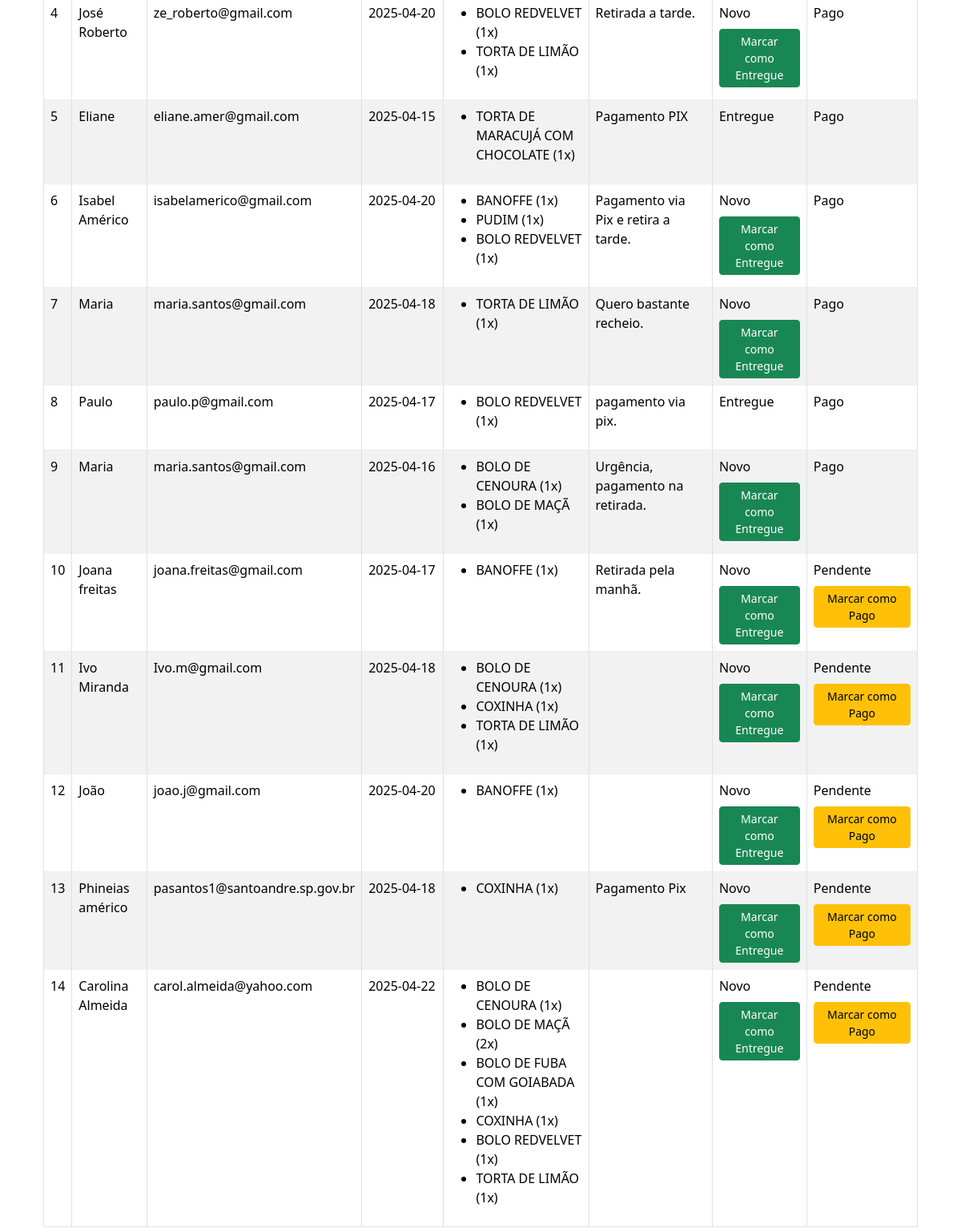
The page /admin/pedidos (middle part) on the database as committed earlier.
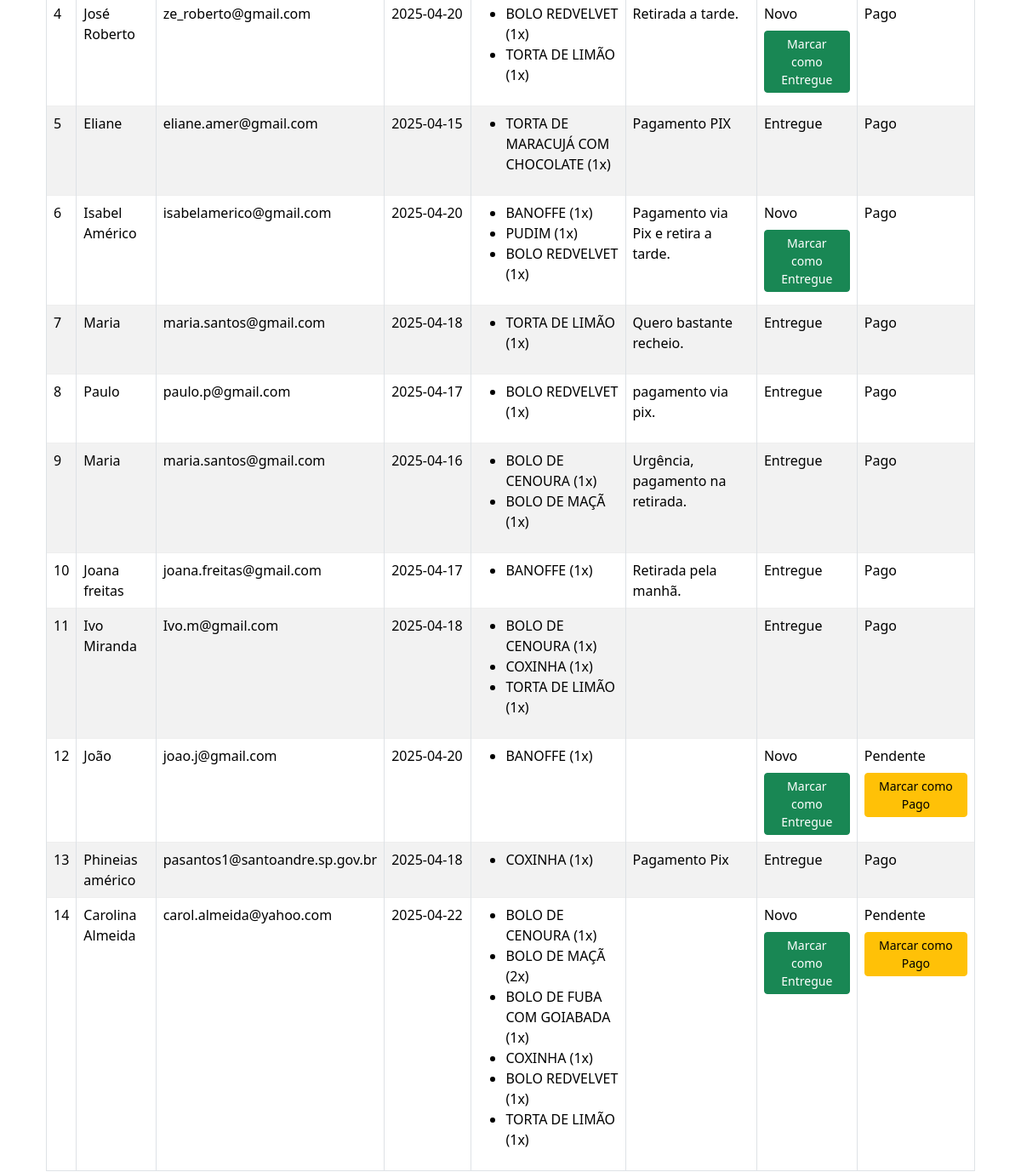
The same page on the database as committed later.
### tables this page shows
CREATE TABLE pedidos (
    id INTEGER PRIMARY KEY AUTOINCREMENT,
    nome TEXT,
    email TEXT,
    data_entrega TEXT,
    observacoes TEXT
, status TEXT DEFAULT 'Novo', pagamento TEXT DEFAULT 'Pendente');

CREATE TABLE itens_pedido (
    id INTEGER PRIMARY KEY AUTOINCREMENT,
    pedido_id INTEGER,
    produto TEXT,
    quantidade INTEGER,
    FOREIGN KEY (pedido_id) REFERENCES pedidos(id)
);

### app.py (the view)
@app.route('/admin/pedidos')
def admin_pedidos():
    filtro = request.args.get('filtro')  # Captura filtro da URL
    conn = get_db_connection()
    query = 'SELECT * FROM pedidos'
    params = ()
    if filtro == 'entregues':
        query += ' WHERE status = ?'
        params = ('Entregue',)
    elif filtro == 'pendentes':
        query += ' WHERE pagamento = ?'
        params = ('Pendente',)
    elif filtro == 'pagos':
        query += ' WHERE pagamento = ?'
        params = ('Pago',)
    pedidos = conn.execute(query, params).fetchall()
    lista_pedidos = []
    for pedido in pedidos:
        itens = conn.execute('SELECT produto, quantidade FROM itens_pedido WHERE pedido_id = ?', (pedido['id'],)).fetchall()
        pedido_completo = {
            'id': pedido['id'],
            'nome': pedido['nome'],
            'email': pedido['email'],
            'data_entrega': pedido['data_entrega'],
            'observacoes': pedido['observacoes'],
            'status': pedido['status'],
            'pagamento': pedido['pagamento'],
            'itens': itens  # <-- Lista de produtos
        }
        lista_pedidos.append(pedido_completo)
    conn.close()
    return render_template('admin.html', pedidos=lista_pedidos)

### app.py (called while the page is built)
def get_db_connection():
    conn = sqlite3.connect('banco.db')
    conn.row_factory = sqlite3.Row
    return conn

### templates/admin.html (shortened to what this page needs)
{% extends 'base.html' %}
{% block content %}
<div class="container mt-5">
    <table class="table table-bordered table-striped mt-4" style="background-color: #d2691e;" >
        <tbody>
            {% for pedido in pedidos %}
            <tr>
                <td>{{ pedido.id }}</td>
                <td>{{ pedido.nome }}</td>
                <td>{{ pedido.email }}</td>
                <td>{{ pedido.data_entrega }}</td>
                <td>
                    <ul>
                        {% for item in pedido.itens %}
                        <li>{{ item['produto'] }} ({{ item['quantidade'] }}x)</li>
                        {% endfor %}
                    </ul>
                </td>
                <td>{{ pedido.observacoes }}</td>
                <td>
                    {{ pedido.status }}
                    {% if pedido.status != 'Entregue' %}
                    <form action="{{ url_for('marcar_como_entregue', id=pedido.id) }}" method="POST" style="display: inline;">
                        <button type="submit" class="btn btn-success btn-sm w-auto mt-2">Marcar como Entregue</button>
                    </form>
                    {% endif %}
                </td>
                <td>
                    {{ pedido.pagamento }}
                    {% if pedido.pagamento != 'Pago' %}
                    <form action="{{ url_for('marcar_como_pago', id=pedido.id) }}" method="POST" style="display: inline;">
                        <button type="submit" class="btn btn-warning btn-sm w-auto mt-2">Marcar como Pago</button>
                    </form>
                    {% endif %}
                </td>
            </tr>
            {% endfor %}
        </tbody>
    </table>
</div>
{% endblock %}

### templates/base.html (shortened to what this page needs)
<!DOCTYPE html>
<html lang="pt-BR">
<head>
    <link rel="stylesheet" href="{{ url_for('static', filename='/css/style.css') }}"/>
    <link href="https://unpkg.com/boxicons@2.1.4/css/boxicons.min.css" rel="stylesheet"/>
    <link rel="stylesheet" href="https://maxcdn.bootstrapcdn.com/bootstrap/4.5.2/css/bootstrap.min.css">
    <link href="https://cdn.jsdelivr.net/npm/bootstrap@5.3.2/dist/css/bootstrap.min.css" rel="stylesheet">
    <link href="https://cdn.jsdelivr.net/npm/bootstrap-icons@1.10.5/font/bootstrap-icons.css" rel="stylesheet">
</head>
<body class="d-flex flex-column min-vh-100">
<main class="container flex-grow-1 my-5">
    {% block content %}
    {% endblock %}
</main>
</body>
</html>

### static/css/style.css (style rules this page uses)
* { box-sizing: border-box; margin: 0; padding: 0; outline: 0; }
body { background: #f6f6f6; font-family: "Lato", "Lucida Sans", "Lucida Sans Regular", "Lucida Grande", "Lucida Sans Unicode", Geneva, Verdana, sans-serif; }
body > main { background-color: rgb(255, 255, 255); padding: 0 20px 20px; }
button { cursor: pointer; font-family: "Lato", sans-serif; }
table { width: 100%; border-collapse: collapse; }
table tbody tr { border-bottom: 3px solid #eee; }
table tbody tr:last-child { border: 0; }
table tbody tr td { padding: 30px 0; }
html, body { height: 100%; margin: 0; }
body { font-size: 1rem; }

Rows that differ between the two databases and show on the page:
changed pedidos "Quero bastante recheio.": status "Novo" → "Entregue"; no longer shows "Marcar como Entregue"
changed pedidos "Urgência, pagamento na retirada.": status "Novo" → "Entregue"; no longer shows "Marcar como Entregue"
changed pedidos "Joana freitas": status "Novo" → "Entregue"; pagamento "Pendente" → "Pago"; no longer shows "Marcar como Entregue"; no longer shows "Marcar como Pago"
changed pedidos "Ivo Miranda": status "Novo" → "Entregue"; pagamento "Pendente" → "Pago"; no longer shows "Marcar como Entregue"; no longer shows "Marcar como Pago"
changed pedidos "Phineias américo": status "Novo" → "Entregue"; pagamento "Pendente" → "Pago"; no longer shows "Marcar como Entregue"; no longer shows "Marcar como Pago"
